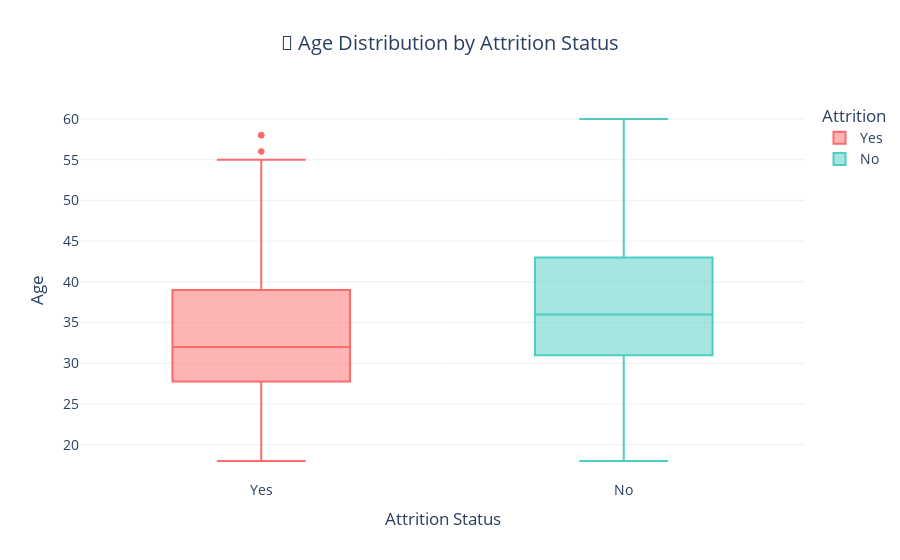

Notebook code for this chart:
### Markdown cell above
### **Is there a relationship between an employee's age and the likelihood of them leaving the company (attrition)?**

### Code cell
fig = px.box(
    df,
    x='Attrition',
    y='Age',
    color='Attrition',
    color_discrete_map={'Yes': '#FF6B6B', 'No': '#4ECDC4'},
    title="🔹 Age Distribution by Attrition Status"
)

fig.update_layout(
    template='plotly_white',
    title_font_size=20,
    title_x=0.5,
    xaxis_title="Attrition Status",
    yaxis_title="Age",
    font=dict(size=14)
)

fig.show()

### Figure 1 — Plotly figure (JSON) as saved in the notebook; plotly's stock layout.template omitted (floating-point values rounded to 4 significant figures; data arrays with more than 128 entries replaced by an {"elided": "..."} marker saying what was removed)
{"data": [{"alignmentgroup": "True", "hovertemplate": "Attrition=%{x}<br>Age=%{y}<extra></extra>", "legendgroup": "Yes", "marker": {"color": "#FF6B6B"}, "name": "Yes", "notched": false, "offsetgroup": "Yes", "orientation": "v", "showlegend": true, "type": "box", "x": {"elided": "237 str values"}, "x0": " ", "xaxis": "x", "y": {"elided": "237 int values"}, "y0": " ", "yaxis": "y"}, {"alignmentgroup": "True", "hovertemplate": "Attrition=%{x}<br>Age=%{y}<extra></extra>", "legendgroup": "No", "marker": {"color": "#4ECDC4"}, "name": "No", "notched": false, "offsetgroup": "No", "orientation": "v", "showlegend": true, "type": "box", "x": {"elided": "1233 str values"}, "x0": " ", "xaxis": "x", "y": {"elided": "1233 int values"}, "y0": " ", "yaxis": "y"}], "layout": {"boxmode": "overlay", "font": {"size": 14}, "legend": {"title": {"text": "Attrition"}, "tracegroupgap": 0}, "title": {"font": {"size": 20}, "text": "🔹 Age Distribution by Attrition Status", "x": 0.5}, "xaxis": {"anchor": "y", "categoryarray": ["Yes", "No"], "categoryorder": "array", "domain": [0, 1], "title": {"text": "Attrition Status"}}, "yaxis": {"anchor": "x", "domain": [0, 1], "title": {"text": "Age"}}}}
